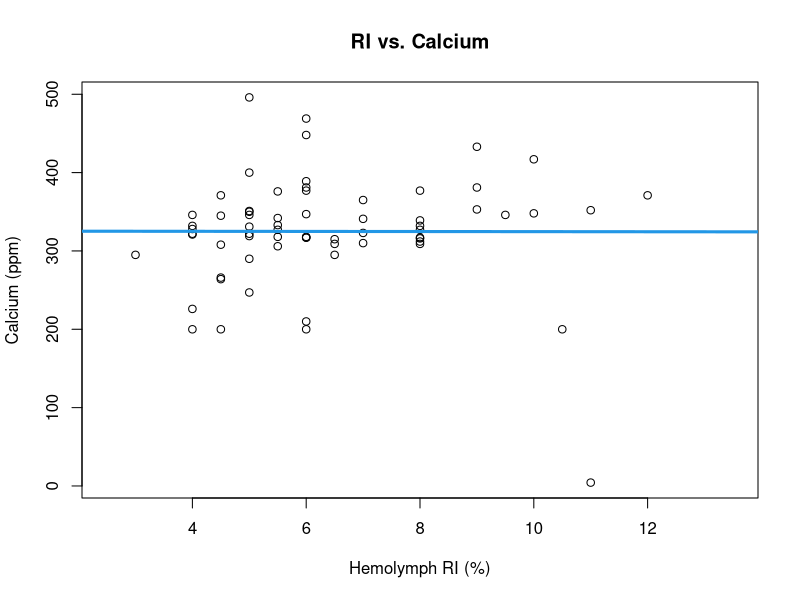
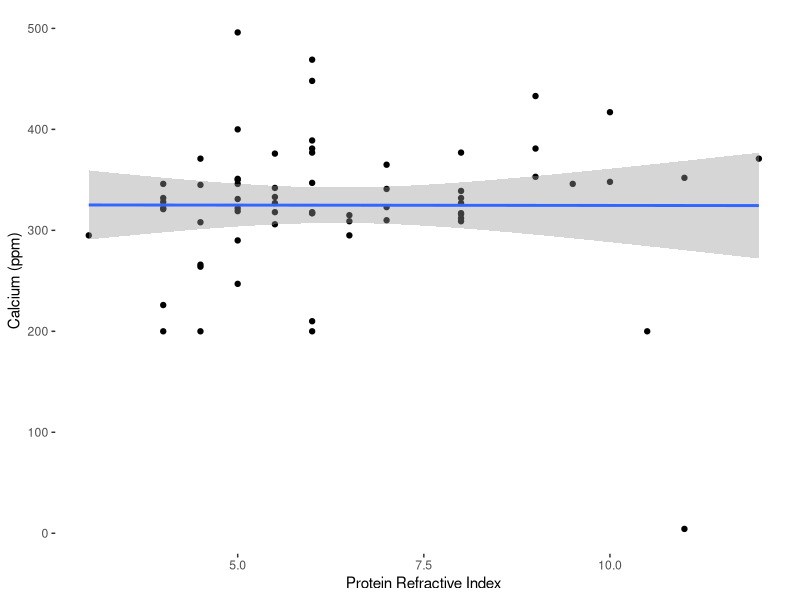
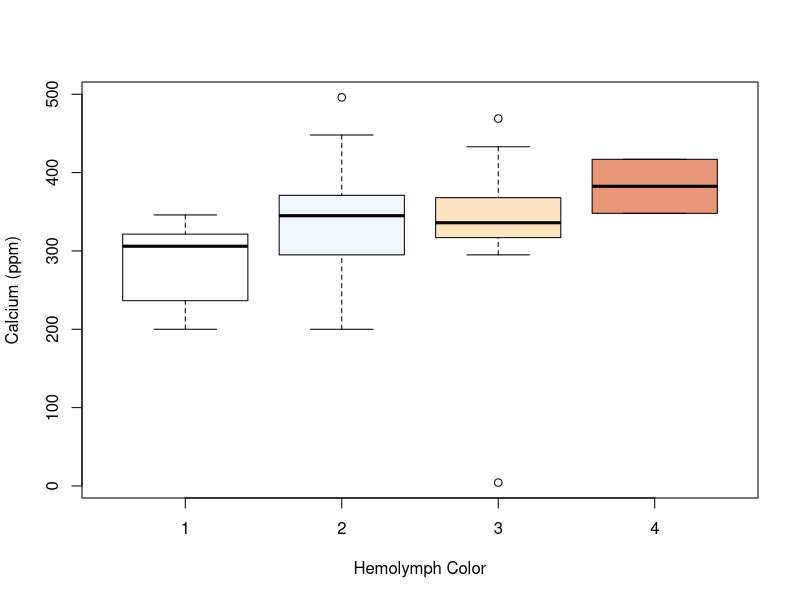

The R script that drew these images, in order: (Note: this script raises an error after producing the figures.)
## ---- chunk 1

# read in relevant documents for this data
# preliminary data used for calcium etc.
gc_dat <- read.csv("../data/prelim_gc_data.csv")

# updated with full data set 2023-01-06

gc_dat_fin <- read.csv("../data/Condo_Data_Raw_CML_WEL_1_6_23.csv")

gc_dat_fin$hemo_col <- factor(gc_dat_fin$hemo_col,
                           levels = c('1', '2', '3', '4', '5'))

gc_dat_fin$hemo_col <- as.factor(gc_dat_fin$hemo_col)

gc_dat_fin$hemo_ri <- as.numeric(gc_dat_fin$hemo_ri)

# data reclassification to avoid errors later

# libraries for data visualization
library(ggplot2)
library(dplyr)
library(gridExtra)
library(MASS)

## ---- chunk 2

plot(Ca ~ RI, data = gc_dat, main = "RI vs. Calcium",
      xlab = "Hemolymph RI (%)", ylab = "Calcium (ppm)")
abline(lm (Ca ~ RI, data = gc_dat), col = 4, lwd = 3, )

# correlation plot to look at RI vs. Calcium
# doesn't appear to be a trend

## ---- chunk 3

gc_dat %>% 
        # pipes molt data into ggplot
  ggplot(aes(x = RI, y = Ca)) + 
        # populates plot with hemo ri and ca info
    geom_point() + geom_smooth(method=lm) + 
        # specifies type of plot -- linear model with 95 percent confidence
        xlab("Protein Refractive Index") + 
        ylab ("Calcium (ppm)")  +
        # renames x and y labels and title
      xlim(3, 12) + 
        # specifies x axis between 3 and 12 for more clear visualization
      theme(panel.grid.major = element_blank(),
              panel.grid.minor = element_blank(), 
              panel.background = element_blank())

## ---- chunk 4

ca_ri_mod <- lm(Ca ~ RI, data = gc_dat)
nobs(ca_ri_mod) # tells that there are 127 observations used in this model
summary(ca_ri_mod)
anova(ca_ri_mod) # standard anova
car::Anova(ca_ri_mod, type = 3) # type 3 anova for significance testing

# taken from all during molt cycle, leading to lots of variation
# pointing to trend; small r^2 due to assessing crabs at different times of
# molt cycle
## ---- chunk 5
boxplot(Ca ~ Color, data = gc_dat,
      xlab = "Hemolymph Color",
      ylab = "Calcium (ppm)",
      col= c('white', 'aliceblue', 'bisque', 'darksalmon','coral'))

# appears that calcium increases as hemolymph color darkens

## ---- chunk 6

boxplot(ca ~ hemo_col, data = gc_dat_fin,
      xlab = "Hemolymph Color",
      ylab = "Calcium (ppm)",
      col= c('white', 'aliceblue', 'bisque', 'darksalmon','coral'), 
      subset = period == "TRUE", outline = FALSE)

# appears that calcium increases as hemolymph color darkens
# n = 25 individual crabs
# n = 11, 10, 36, 6, 2
## ---- chunk 7

boxplot(hemo_ri ~ hemo_col, data = gc_dat_fin,
      xlab = "Hemolymph Color",
      ylab = "Hemolymph Refractive Index",
      col= c('white', 'aliceblue', 'bisque', 'darksalmon','coral'),
      subset = condo_id == "WL" & period == "TRUE" & 
        outcome == c('Molted', 'Removed'))

## ---- chunk 8

ri_col_mod = lm(Color ~ RI + Ca + RI:Ca, data = gc_dat)
# model for analyzing the effect of ri and ca on color, as well as the
# interaction between the two

summary(ri_col_mod)
anova(ri_col_mod)
car::Anova(ri_col_mod, type = 3)

car::Anova(lm(Color ~ Ca, data = gc_dat), type = 3)
car::Anova(lm(Color ~ RI, data = gc_dat), type = 3)
# interaction model to assess whether or not hemolymph color is altered by
# the interaction between RI and Ca
## ---- chunk 9

fcol_fin <- factor(gc_dat_fin$hemo_col)
# color is on a scale of 1-5; appears as "numeric"; categorical factor

ri_col_aov_fin <- aov (hemo_ri ~ fcol_fin, data=gc_dat_fin,
                       subset = condo_id == "WL")
summary(ri_col_aov_fin)
# type 1 aov used for Tukey test
# tests between categories: is 1 dif. than 2, etc.

knobs(ri_col_aov_fin)

TukeyHSD(ri_col_aov_fin, conf.level = 0.95) 
## ---- chunk 10

wl_col_aov_fin <- aov (hemo_ri ~ hemo_col, data=gc_dat_fin, 
                       subset = condo_id == "WL" & period == "TRUE" 
                       & outcome == c('Molted', 'Removed'))
summary(wl_col_aov_fin)
# type 1 aov used for Tukey test
# tests between categories: is 1 dif. than 2, etc.

TukeyHSD(wl_col_aov_fin, conf.level = 0.95) 

## ---- chunk 11

fcol <- factor(gc_dat$Color)
# color is on a scale of 1-5; appears as "numeric"; categorical factor

ri_ca_aov <- aov (Ca ~ fcol, data=gc_dat)
summary(ri_ca_aov)

TukeyHSD(ri_ca_aov, conf.level = 0.95) 
# run tukey model
# 2-1, 3-1, 4-1 are significantly different; other categories are the same
